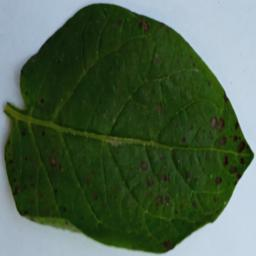
#> input picture Data Kentang All/Testing/Early_Blight/Early_Blight_105.jpg, 256 x 256 px, given as the content of the folder Data Kentang/Training, which was not available
$ python fp.py
#> lines starting #> are read from the running program, lines starting #| are printed output that depends on the picture; pictures that were not available may be replaced by others from this repository, and a replacement may not be noted
import numpy as np
import cv2
import os

def normalitation(input):
    output = input/255
    return output


def import_image(folder_path):
#> called with folder_path = 'Data Kentang/Training'
    images_array = []
    labels = []


    for root, dirs, files in os.walk(folder_path):
        for file in files:
            if file.endswith(".jpg") or file.endswith(".png"):
                img_path = os.path.join(root, file)
                img = cv2.imread(img_path)
#> img is the input picture: shape (256, 256, 3); mean B, G, R 74.5, 98.1, 76.6
                img_rgb = cv2.cvtColor(img, cv2.COLOR_BGR2RGB)
                images_array.append(img_rgb)


                label = os.path.basename(root)  # Nama folder sebagai label
                if label == 'Early_Blight':
                    label = [1,0,0]
                elif label == 'Healthy':
                    label = [0,1,0]
                elif label == 'Late_Blight':
                    label = [0,0,1]
                labels.append(label)

    return images_array,labels

# [13 lines left out: function conv2d, not called in this run]

def conv2d_rgb(image, kernel):

    assert image.shape[2] == 3

    image_height, image_width, num_channels = image.shape
    kernel_height, kernel_width = kernel.shape[:2]

    output_height = image_height - kernel_height + 1
    output_width = image_width - kernel_width + 1

    output = np.zeros((output_height, output_width))

    # Proses setiap channel (R, G, B) secara independen
    for c in range(num_channels):
        for i in range(output_height):
            for j in range(output_width):
                output[i, j] += np.sum(image[i:i+kernel_height, j:j+kernel_width, c] * kernel)

    return output


def max_pooling(feature_map, size=2, stride=2):
    pooled_height = (feature_map.shape[0] - size) // stride + 1
    pooled_width = (feature_map.shape[1] - size) // stride + 1

    pooled = np.zeros((pooled_height, pooled_width))

    for i in range(0, pooled_height, stride):
        for j in range(0, pooled_width, stride):
            pooled[i//stride, j//stride] = np.max(feature_map[i:i+size, j:j+size])

    return pooled

def relu(x):
    return np.maximum(0, x)

def dense(inputs, weights, bias):
    return relu(np.dot(inputs, weights) + bias)

def softmax(x):
    exp_x = np.exp(x - np.max(x))  # Untuk stabilitas numerik
    return exp_x / np.sum(exp_x)


def forward_pass(image, kernel, weights, bias):
    image = normalitation(image)

    # Langkah 1: Konvolusi
    conv_output = conv2d_rgb(image, kernel)

    # Langkah 2: Max pooling
    pooled_output = max_pooling(conv_output)

    # Langkah 3: Flattening
    flattened_output = pooled_output.flatten()

    assert weights.shape[0] == flattened_output.size, f"Dimensi bobot {weights.shape} tidak cocok dengan flattening {flattened_output.size}"

    # Langkah 4: Fully connected layer
    dense_output = dense(flattened_output, weights, bias)

    # Langkah 5: Softmax
    probabilities = softmax(dense_output)

    return probabilities

def cross_entropy_loss(predictions, targets):

    epsilon = 1e-10
    predictions = np.clip(predictions, epsilon, 1. - epsilon)
    return -np.sum(targets * np.log(predictions))

# [15 lines left out: function backward_pass, not called in this run]

def train(images, labels, kernel, weights, bias, epochs=10, learning_rate=0.01):
    for epoch in range(epochs):
        total_loss = 0
        correct_predictions = 0

        for i in range(len(images)):
            # Forward pass
            probabilities = forward_pass(images[i], kernel, weights, bias)

            # Hitung loss
            loss = cross_entropy_loss(probabilities, labels[i])
            total_loss += loss

            # Prediksi kelas dengan probabilitas tertinggi
            predicted_class = np.argmax(probabilities)
            actual_class = np.argmax(labels[i])

            if predicted_class == actual_class:
                print('Benar')
                correct_predictions += 1
            else:
                print('Salah')
            # Backward pass untuk memperbarui bobot
            weights, bias = backward_pass(weights, bias, probabilities, labels[i], images[i].flatten(), learning_rate)


        # Hitung akurasi

        accuracy = correct_predictions / len(images)
        print(f"Epoch {epoch+1}/{epochs}, Loss: {total_loss}, Accuracy: {accuracy*100}%")

    return weights, bias

# [17 lines left out: function test, not called in this run]


# Inisialisasi kernel, bobot, dan bias secara acak
kernel_rgb = np.random.randn(3, 3)
weights_rgb = np.random.randn(16129, 3)
bias_rgb = np.random.randn(3)

# Data latihan
x_train,y_train = import_image('Data Kentang/Training')
#> x_train = 1 item; y_train = ['_only']
print(len(x_train))
#| 1

# Latih model dengan dataset
weights_rgb, bias_rgb = train(x_train, y_train, kernel_rgb, weights_rgb, bias_rgb, epochs=10, learning_rate=0.01)
#> the loop in train, `for epoch in range(epochs):` made 1 pass
#> pass 1, in forward_pass, `conv_output = conv2d_rgb(image, kernel)`:
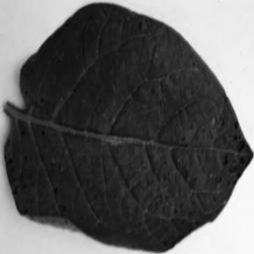
#> conv_output: shape (254, 254) float64; min 0.264, max 17.99, mean 6.66; drawn with min black and max white
#> pass 1, in forward_pass, `pooled_output = max_pooling(conv_output)`:
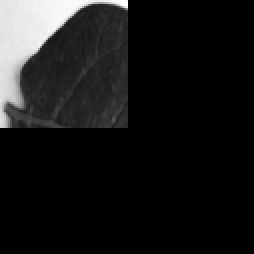
#> pooled_output: shape (127, 127) float64 (shown 2 times larger); min 0, max 16.01, mean 1.51; drawn with min black and max white
#> (the run stopped early here; a loop or call above may not have finished)

$ run again, on Data Kentang All/Testing/Early_Blight/Early_Blight_132.jpg
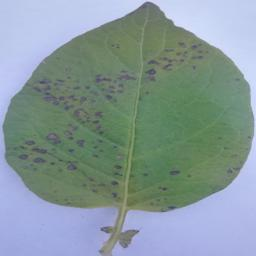
#> input picture Data Kentang All/Testing/Early_Blight/Early_Blight_132.jpg, 256 x 256 px, given as the content of the folder Data Kentang/Training, which was not available
#> in import_image, img is the input picture: shape (256, 256, 3); mean B, G, R 153.7, 151.9, 133.6
#> x_train = 1 item; y_train = ['_only']
#| 1
#> the loop in train, `for epoch in range(epochs):` made 1 pass
#> pass 1, in forward_pass, `conv_output = conv2d_rgb(image, kernel)`:
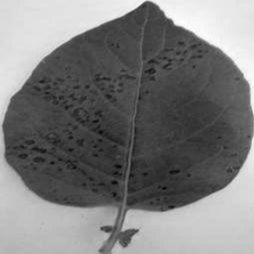
#> conv_output: shape (254, 254) float64; min 5.51, max 18.77, mean 11.93; drawn with min black and max white
#> pass 1, in forward_pass, `pooled_output = max_pooling(conv_output)`:
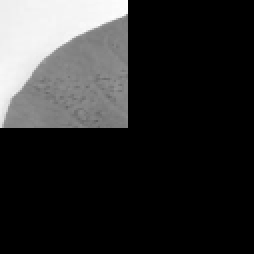
#> pooled_output: shape (127, 127) float64 (shown 2 times larger); min 0, max 18.01, mean 3.19; drawn with min black and max white

$ run again, on Data Kentang All/Testing/Early_Blight/Early_Blight_138.jpg
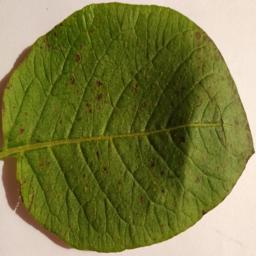
#> input picture Data Kentang All/Testing/Early_Blight/Early_Blight_138.jpg, 256 x 256 px, given as the content of the folder Data Kentang/Training, which was not available
#> in import_image, img is the input picture: shape (256, 256, 3); mean B, G, R 66.8, 123.8, 122.7
#> x_train = 1 item; y_train = ['_only']
#| 1
#> the loop in train, `for epoch in range(epochs):` made 1 pass
#> pass 1, in forward_pass, `conv_output = conv2d_rgb(image, kernel)`:
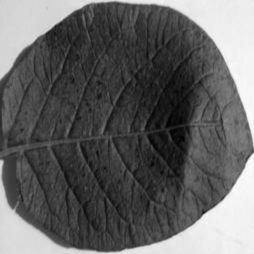
#> conv_output: shape (254, 254) float64; min 1.15, max 19.79, mean 8.41; drawn with min black and max white
#> pass 1, in forward_pass, `pooled_output = max_pooling(conv_output)`:
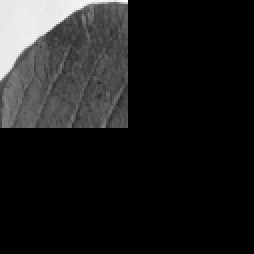
#> pooled_output: shape (127, 127) float64 (shown 2 times larger); min 0, max 18.23, mean 2.06; drawn with min black and max white

$ run again, on Data Kentang All/Testing/Early_Blight/Early_Blight_139.jpg
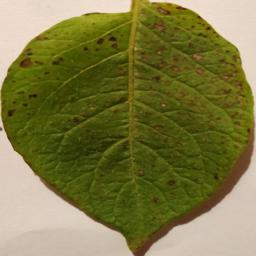
#> input picture Data Kentang All/Testing/Early_Blight/Early_Blight_139.jpg, 256 x 256 px, given as the content of the folder Data Kentang/Training, which was not available
#> in import_image, img is the input picture: shape (256, 256, 3); mean B, G, R 67.7, 121.9, 125.6
#> x_train = 1 item; y_train = ['_only']
#| 1
#> the loop in train, `for epoch in range(epochs):` made 1 pass
#> pass 1, in forward_pass, `conv_output = conv2d_rgb(image, kernel)`:
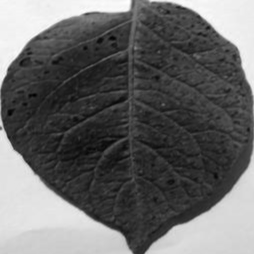
#> conv_output: shape (254, 254) float64; min 1.48, max 18.72, mean 8.5; drawn with min black and max white
#> pass 1, in forward_pass, `pooled_output = max_pooling(conv_output)`:
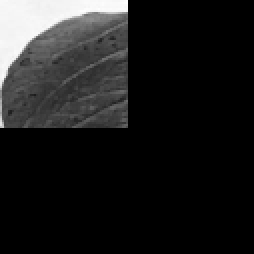
#> pooled_output: shape (127, 127) float64 (shown 2 times larger); min 0, max 18.67, mean 2.13; drawn with min black and max white
